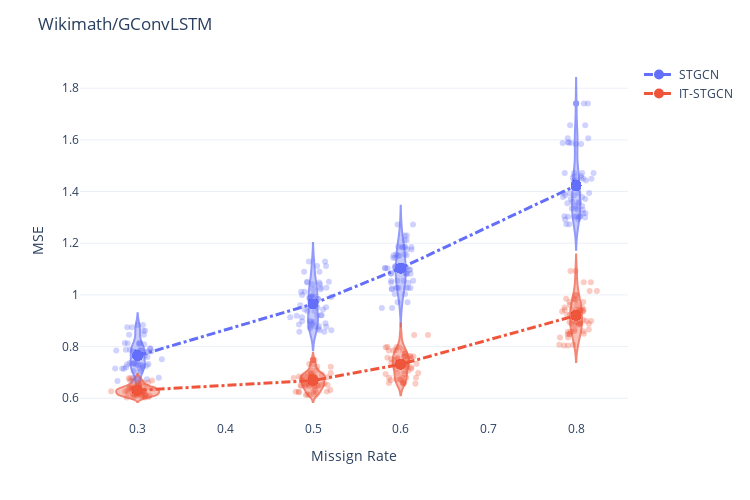

The notebook cell saved with this chart:
### Code cell
big = df.query("mtype=='rand'").query("dataset == 'wikimath'").query("model == 'GConvLSTM'").sort_values(by='mrate')\
.assign(mrate_jittered = lambda df: np.array(df['mrate'])+np.random.randn(len(df['mrate']))*0.01)
small = big.groupby(["dataset","mrate","method"]).agg({'mse':'mean'}).reset_index().rename({'mse':'mse_mean'},axis=1)
tidydata = big.merge(small)
tidydata['mrate'] = tidydata['mrate'].astype(str)
fig = px.scatter(
    tidydata,
    y='mse',
    x='mrate_jittered',
    opacity=0.3,
    color='method',
    width=750,
    height=500,
)
_fig1 = px.scatter(
    tidydata,
    y='mse_mean',
    x='mrate',
    color='method',
)
_fig1.data[0]['mode']='markers+lines'
_fig1.data[0]['marker']['size'] = 10
_fig1.data[0]['line']['width'] = 3
_fig1.data[0]['line']['dash'] = 'dashdot'
_fig1.data[1]['mode']='markers+lines'
_fig1.data[1]['marker']['size'] = 10
_fig1.data[1]['line']['width'] = 3
_fig1.data[1]['line']['dash'] = 'dashdot'
_fig2 = px.violin(
    tidydata.query("method=='STGCN'"),
    y='mse',
    x='mrate',
)
_fig2.data[0]['opacity']=0.7
_fig2.data[0]['marker']['color']='#636efa'
_fig3 = px.violin(
    tidydata.query("method=='IT-STGCN'"),
    y='mse',
    x='mrate',
)
_fig3.data[0]['opacity']=0.7
_fig3.data[0]['marker']['color']='#EF553B'
_fig3
for g in _fig1.data:
    fig.add_trace(g)
for g in _fig2.data:
    fig.add_trace(g)
for g in _fig3.data:
    fig.add_trace(g)
fig.data[0]['showlegend'] =False
fig.data[1]['showlegend'] =False
fig.layout['xaxis']['title']['text']='Missign Rate'
fig.layout['yaxis']['title']['text']='MSE'
fig.layout['legend']['title']['text']=""
fig.layout['title']['text']='Wikimath/GConvLSTM'
fig

### Figure 1 — Plotly figure (JSON) as saved in the notebook; plotly's stock layout.template omitted (floating-point values rounded to 4 significant figures; data arrays with more than 128 entries replaced by an {"elided": "..."} marker saying what was removed)
{"data": [{"hovertemplate": "method=STGCN<br>mrate_jittered=%{x}<br>mse=%{y}<extra></extra>", "legendgroup": "STGCN", "marker": {"color": "#636efa", "opacity": 0.3, "symbol": "circle"}, "mode": "markers", "name": "STGCN", "orientation": "v", "showlegend": false, "type": "scatter", "x": {"elided": "240 float values"}, "xaxis": "x", "y": {"elided": "240 float values"}, "yaxis": "y"}, {"hovertemplate": "method=IT-STGCN<br>mrate_jittered=%{x}<br>mse=%{y}<extra></extra>", "legendgroup": "IT-STGCN", "marker": {"color": "#EF553B", "opacity": 0.3, "symbol": "circle"}, "mode": "markers", "name": "IT-STGCN", "orientation": "v", "showlegend": false, "type": "scatter", "x": {"elided": "240 float values"}, "xaxis": "x", "y": {"elided": "240 float values"}, "yaxis": "y"}, {"hovertemplate": "method=STGCN<br>mrate=%{x}<br>mse_mean=%{y}<extra></extra>", "legendgroup": "STGCN", "line": {"dash": "dashdot", "width": 3}, "marker": {"color": "#636efa", "size": 10, "symbol": "circle"}, "mode": "markers+lines", "name": "STGCN", "orientation": "v", "showlegend": true, "type": "scatter", "x": {"elided": "240 str values"}, "xaxis": "x", "y": {"elided": "240 float values"}, "yaxis": "y"}, {"hovertemplate": "method=IT-STGCN<br>mrate=%{x}<br>mse_mean=%{y}<extra></extra>", "legendgroup": "IT-STGCN", "line": {"dash": "dashdot", "width": 3}, "marker": {"color": "#EF553B", "size": 10, "symbol": "circle"}, "mode": "markers+lines", "name": "IT-STGCN", "orientation": "v", "showlegend": true, "type": "scatter", "x": {"elided": "240 str values"}, "xaxis": "x", "y": {"elided": "240 float values"}, "yaxis": "y"}, {"alignmentgroup": "True", "box": {"visible": false}, "hovertemplate": "mrate=%{x}<br>mse=%{y}<extra></extra>", "legendgroup": "", "marker": {"color": "#636efa"}, "name": "", "offsetgroup": "", "opacity": 0.7, "orientation": "v", "scalegroup": "True", "showlegend": false, "type": "violin", "x": {"elided": "240 str values"}, "x0": " ", "xaxis": "x", "y": {"elided": "240 float values"}, "y0": " ", "yaxis": "y"}, {"alignmentgroup": "True", "box": {"visible": false}, "hovertemplate": "mrate=%{x}<br>mse=%{y}<extra></extra>", "legendgroup": "", "marker": {"color": "#EF553B"}, "name": "", "offsetgroup": "", "opacity": 0.7, "orientation": "v", "scalegroup": "True", "showlegend": false, "type": "violin", "x": {"elided": "240 str values"}, "x0": " ", "xaxis": "x", "y": {"elided": "240 float values"}, "y0": " ", "yaxis": "y"}], "layout": {"height": 500, "legend": {"title": {"text": ""}, "tracegroupgap": 0}, "margin": {"t": 60}, "title": {"text": "Wikimath/GConvLSTM"}, "width": 750, "xaxis": {"anchor": "y", "autorange": true, "domain": [0, 1], "range": [0.2342, 0.8592], "title": {"text": "Missign Rate"}, "type": "linear"}, "yaxis": {"anchor": "x", "autorange": true, "domain": [0, 1], "range": [0.5159, 1.909], "title": {"text": "MSE"}, "type": "linear"}}}
